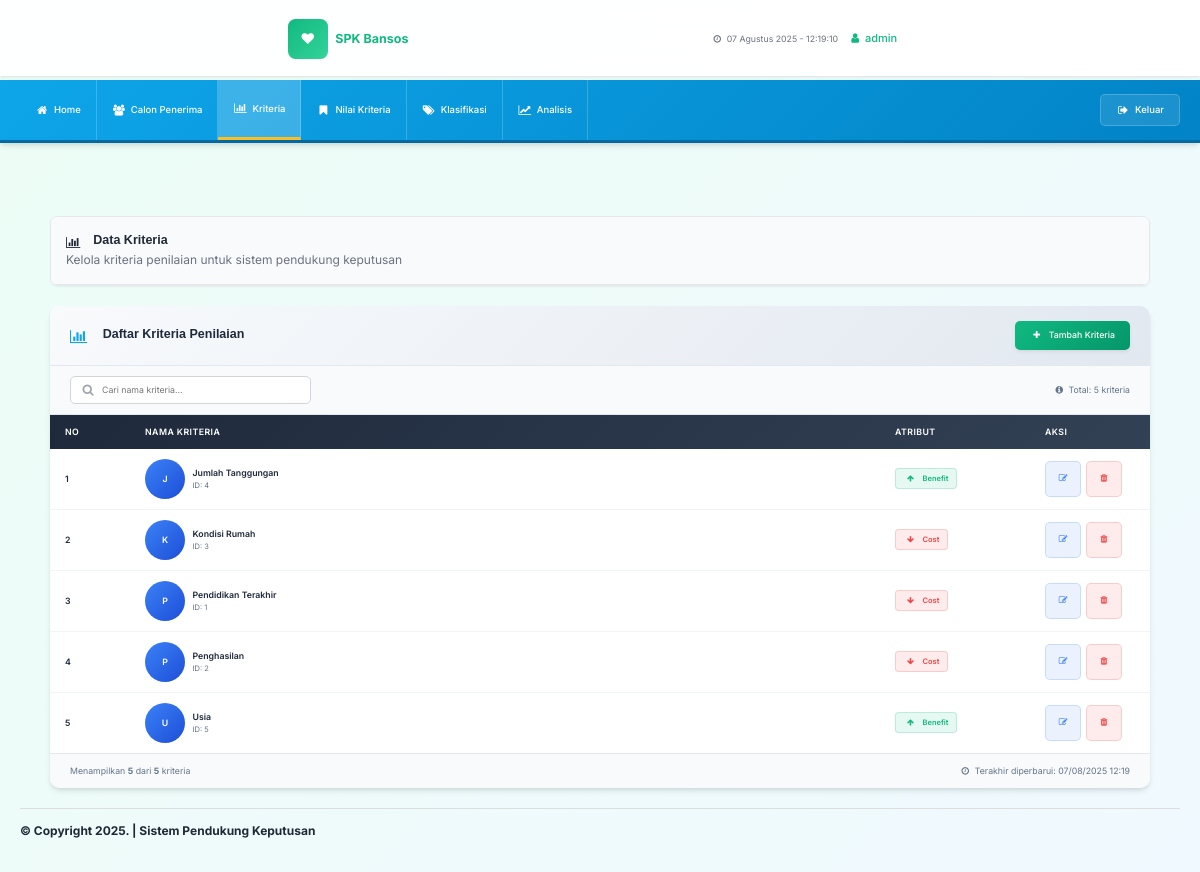
/admin/kriteria.php (signed in), run on the app's committed database.
### tables this page shows
CREATE TABLE `kriteria` (
  `id_kriteria` int NOT NULL,
  `namakriteria` varchar(100) NOT NULL,
  `atribut` varchar(100) NOT NULL
);

### admin/kriteria.php (the view, shortened to what this page needs)
<?php
include "head.php";
?>
<?php include "menu.php"; ?>
<div class="container-fluid">
	<div class="card mb-4 fade-in">
		<div class="card-header">
			<h2 class="card-title">
				<i class="fa fa-bar-chart"></i>
				Data Kriteria
			</h2>
			<p style="margin: 0; color: #6b7280;">Kelola kriteria penilaian untuk sistem pendukung keputusan</p>
		</div>
	</div>
	<div class="modern-table-container fade-in">
		<div class="modern-table-header">
			<h3 class="modern-table-title">
				<i class="fa fa-bar-chart"></i>
				Daftar Kriteria Penilaian
			</h3>
			<a href="kriteria_tambah.php" class="modern-btn">
				<i class="fa fa-plus"></i>
				Tambah Kriteria
			</a>
		</div>
		<div class="table-controls">
			<div class="search-box">
				<i class="fa fa-search"></i>
				<input type="text" placeholder="Cari nama kriteria..." id="searchInput">
			</div>
			<div style="color: #64748b; font-size: 0.875rem;">
				<i class="fa fa-info-circle"></i>
				Total: <span id="totalRecords">0</span> kriteria
			</div>
		</div>
		<table class="modern-table" id="dataTable">
			<thead>
				<tr>
					<th style="width: 80px;">No</th>
					<th>Nama Kriteria</th>
					<th style="width: 150px;">Atribut</th>
					<th style="width: 120px;">Aksi</th>
				</tr>
			</thead>
			<tbody>
				<?php
				$nomor = 0;
				$hasil = mysqli_query($konek, "select * from kriteria ORDER BY namakriteria ASC");
				$total_records = mysqli_num_rows($hasil);
				if ($total_records > 0) {
					while ($dataku = mysqli_fetch_array($hasil)) {
						$nomor++;
				?>
					<tr>
						<td><?php echo $nomor; ?></td>
						<td>
							<div style="display: flex; align-items: center; gap: 0.75rem;">
								<div style="width: 40px; height: 40px; background: linear-gradient(135deg, #3b82f6, #1d4ed8); border-radius: 50%; display: flex; align-items: center; justify-content: center; color: white; font-weight: 600; font-size: 0.875rem;">
									<?php echo strtoupper(substr($dataku['namakriteria'], 0, 1)); ?>
								</div>
								<div>
									<div style="font-weight: 600; color: #1e293b;"><?php echo htmlspecialchars($dataku['namakriteria']); ?></div>
									<div style="font-size: 0.75rem; color: #64748b;">ID: <?php echo $dataku['id_kriteria']; ?></div>
								</div>
							</div>
						</td>
						<td>
							<?php
							$atribut = $dataku['atribut'];
							$atribut_class = '';
							$atribut_icon = '';
							if (strtolower($atribut) == 'benefit') {
								$atribut_class = 'background: rgba(16, 185, 129, 0.1); color: #10b981; border: 1px solid rgba(16, 185, 129, 0.2);';
								$atribut_icon = 'fa-arrow-up';
							} else {
								$atribut_class = 'background: rgba(239, 68, 68, 0.1); color: #ef4444; border: 1px solid rgba(239, 68, 68, 0.2);';
								$atribut_icon = 'fa-arrow-down';
							}
							?>
							<span style="display: inline-flex; align-items: center; gap: 0.5rem; padding: 0.375rem 0.75rem; border-radius: 0.375rem; font-size: 0.75rem; font-weight: 600; <?php echo $atribut_class; ?>">
								<i class="fa <?php echo $atribut_icon; ?>"></i>
								<?php echo ucfirst($atribut); ?>
							</span>
						</td>
						<td>
							<div class="action-buttons">
								<a href="kriteria_edit.php?id_kriteria=<?php echo $dataku['id_kriteria']; ?>"
								   class="action-btn edit"
								   title="Edit Kriteria">
									<i class="fa fa-edit"></i>
								</a>
								<a href="kriteria_hapus.php?id_kriteria=<?php echo $dataku['id_kriteria']; ?>"
								   class="action-btn delete"
								   title="Hapus Kriteria"
								   onclick="return confirm('Apakah Anda yakin ingin menghapus kriteria ini?')">
									<i class="fa fa-trash"></i>
								</a>
							</div>
						</td>
					</tr>
				<?php
					}
				} ?>
			</tbody>
		</table>
		<?php if ($total_records > 0) { ?>
		<div class="pagination-container">
			<div class="pagination-info">
				Menampilkan <strong><?php echo $total_records; ?></strong> dari <strong><?php echo $total_records; ?></strong> kriteria
			</div>
			<div style="color: #64748b; font-size: 0.875rem;">
				<i class="fa fa-clock-o"></i>
				Terakhir diperbarui: <?php echo date('d/m/Y H:i'); ?>
			</div>
		</div>
		<?php } ?>
	</div>
</div>
<?php include "footer.php"; ?>

### css/modern-styles.css (style rules this page uses)
:root { --primary-color: #10b981; --primary-dark: #059669; --primary-light: #34d399; --secondary-color: #3b82f6; --accent-color: #f59e0b; --success-color: #10b981; --warning-color: #f59e0b; --error-color: #ef4444; --text-primary: #1f2937; --text-secondary: #6b7280; --text-light: #9ca3af; --bg-primary: #ffffff; --bg-secondary: #f9fafb; --bg-tertiary: #f3f4f6; --border-color: #e5e7eb; --shadow-sm: 0 1px 2px 0 rgba(0, 0, 0, 0.05); --shadow-md: 0 4px 6px -1px rgba(0, 0, 0, 0.1), 0 2px 4px -1px rgba(0, 0, 0, 0.06); --shadow-lg: 0 10px 15px -3px rgba(0, 0, 0, 0.1), 0 4px 6px -2px rgba(0, 0, 0, 0.05); --shadow-xl: 0 20px 25px -5px rgba(0, 0, 0, 0.1), 0 10px 10px -5px rgba(0, 0, 0, 0.04); --radius-sm: 0.375rem; --radius-md: 0.5rem; --radius-lg: 0.75rem; --radius-xl: 1rem; }
* { box-sizing: border-box; }
body { font-family: 'Inter', -apple-system, BlinkMacSystemFont, 'Segoe UI', Roboto, sans-serif; background: linear-gradient(135deg, #ecfdf5 0%, #f0f9ff 100%); color: var(--text-primary); line-height: 1.6; font-size: 14px; min-height: 100vh; margin: 0; padding: 0; }
.card { background: var(--bg-primary); border: 1px solid var(--border-color); border-radius: var(--radius-lg); box-shadow: var(--shadow-sm); transition: all 0.2s ease; overflow: hidden; }
.card-header { padding: 1.5rem; border-bottom: 1px solid var(--border-color); background: var(--bg-secondary); }
.card-title { font-size: 1.25rem; font-weight: 600; color: var(--text-primary); margin: 0; display: flex; align-items: center; gap: 0.5rem; }
.fade-in { animation: fadeIn 0.5s ease-out; }

### css/brain-theme.css (style rules this page uses)
html { height: 100%; }
body { background: url(../images/interface/background.png) repeat; font-size: 12px; min-height: 100%; position: relative; padding-top: 36px; }
a { cursor: pointer; }
h2, .h2 { font-size: 22px; }
h3, .h3 { font-size: 20px; }
h2 .fa, .h2 .fa { margin: 5px 8px 0 0; float: left; }
h3 .fa, .h3 .fa { margin: 3px 8px 0 0; float: left; }
.container-fluid { padding: 0 30px; }
input[type=text], input[type=password], textarea { -webkit-appearance: none; }

### css/styles.css (style rules this page uses)
@media (min-width: 768px) { a, .btn, .caret, .close, .sidebar, .select2-choice abbr, .select2-highlighted, .ui-slider-range, .ui-datepicker-trigger, .ui-timepicker-list li, .checker span:after, .checker span, .navbar-toggle, .thumb-options, .select2-arrow b, .thumb-zoom img, .fc-button, .page-content { -webkit-transition: all 0.15s ease-in-out; -moz-transition: all 0.15s ease-in-out; -o-transition: all 0.15s ease-in-out; transition: all 0.15s ease-in-out; } }
.fa { position: relative; font-size: 14px; min-width: 14px; text-align: center; }
h1, h2, h3, h4, h5, h6, .navigation > li > a, .stats li span { font-family: 'Cuprum', sans-serif; font-weight: normal; }
.table-controls { text-align: center; }

### data on the page
kriteria: namakriteria "J", namakriteria "Jumlah Tanggungan", id_kriteria "4", atribut "Benefit"
kriteria: namakriteria "K", namakriteria "Kondisi Rumah", id_kriteria "3", atribut "Cost"
kriteria: namakriteria "P", namakriteria "Pendidikan Terakhir", id_kriteria "1", atribut "Cost"
kriteria: namakriteria "P", namakriteria "Penghasilan", id_kriteria "2", atribut "Cost"
kriteria: namakriteria "U", namakriteria "Usia", id_kriteria "5", atribut "Benefit"

### other printed values
$tanggal "07 Agustus 2025"
$_SESSION['nama'] "admin"
$total_records "5"
